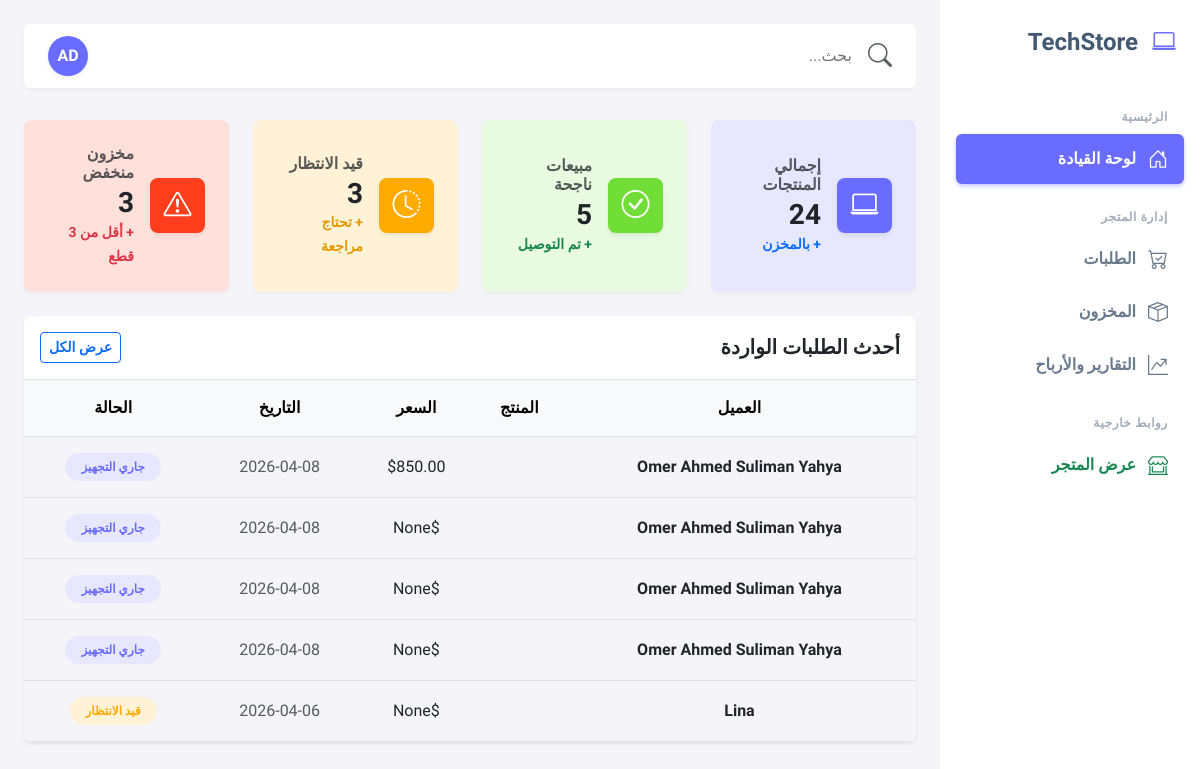
The page /dashboard/ (signed in) on the database its author committed.
### products/models.py (models this page shows, shortened)
class Order(models.Model):
    class Status(models.TextChoices):
        Pending='PENDING',"Pending"
        InProgress='INPROGRESS','In Progress'
        Completed='COMPLETED','Completed'
        Cancelled='CANCELLED','Cancelled'
    name=models.CharField(max_length=255)
    phone=PhoneNumberField()
    date_order=models.DateTimeField(auto_now_add=True)
    status=models.CharField(choices=Status.choices,default=Status.InProgress)
    address=models.CharField(max_length=255,blank=True,null=True)
    grand_total=models.DecimalField(max_digits=10,decimal_places=2,blank=True,null=True)

### products/views.py (the view)
# urls.py: path("dashboard/",GetDashboard,name='dashboard'),
@staff_member_required
def GetDashboard(request):
    pending_orders=Order.objects.filter(status='PENDING').count()
    total_products=Product.objects.count()
    completed_orders=Order.objects.filter(status='COMPLETED').count()
    low_stock=Product.objects.filter(stock__lt=3).count()
    latest_orders=Order.objects.filter(status__in=['PENDING', 'INPROGRESS']).order_by("-date_order")[:5]
    stats = {
    "pending_orders": pending_orders,
    "total_products": total_products,
    "completed_orders": completed_orders,
    "low_stock": low_stock,
    "latest_orders":latest_orders
}
    return render(request,'products/dashboard_home.html',stats)

### products/context_processors.py (called while the page is built)
def store_settings_context(request):
    setting_object = cache.get_or_set(
        'site_settings_cache',          # اسم الورقة الصغيرة (مفتاح الكاش)
        StoreSetting.objects.first(),   # من أين نجلب البيانات لو الورقة فارغة؟
        timeout=60 * 60 * 24            # مدة الاحتفاظ بالورقة بالثواني (هنا 24 ساعة)
    )
    return {'site_settings': setting_object}

### templates/products/dashboard_home.html
{% extends 'dashboard_base.html' %}
{% block dashboard_content %}
<div class="row g-4 mb-4">
    <div class="col-sm-6 col-xl-3">
        <div class="card h-100 bg-pale-primary">
            <div class="card-body d-flex align-items-center gap-3 p-4">
                <div class="d-flex justify-content-center align-items-center rounded-3 text-white shadow-sm" style="min-width: 55px; height: 55px; background-color: #696cff;">
                    <i class="bi bi-laptop fs-3"></i>
                </div>
                <div>
                    <h6 class="text-muted mb-1 fw-bold">إجمالي المنتجات</h6>
                    <h3 class="fw-bolder mb-0 text-dark">{{ total_products|default:"0" }}</h3>
                    <small class="text-primary fw-bold">+ بالمخزن</small>
                </div>
            </div>
        </div>
    </div>
    <div class="col-sm-6 col-xl-3">
        <div class="card h-100 bg-pale-success">
            <div class="card-body d-flex align-items-center gap-3 p-4">
                <div class="d-flex justify-content-center align-items-center rounded-3 text-white shadow-sm" style="min-width: 55px; height: 55px; background-color: #71dd37;">
                    <i class="bi bi-check-circle fs-3"></i>
                </div>
                <div>
                    <h6 class="text-muted mb-1 fw-bold">مبيعات ناجحة</h6>
                    <h3 class="fw-bolder mb-0 text-dark">{{ completed_orders|default:"0" }}</h3>
                    <small class="text-success fw-bold">+ تم التوصيل</small>
                </div>
            </div>
        </div>
    </div>
    <div class="col-sm-6 col-xl-3">
        <div class="card h-100 bg-pale-warning">
            <div class="card-body d-flex align-items-center gap-3 p-4">
                <div class="d-flex justify-content-center align-items-center rounded-3 text-white shadow-sm" style="min-width: 55px; height: 55px; background-color: #ffab00;">
                    <i class="bi bi-clock-history fs-3"></i>
                </div>
                <div>
                    <h6 class="text-muted mb-1 fw-bold">قيد الانتظار</h6>
                    <h3 class="fw-bolder mb-0 text-dark">{{ pending_orders|default:"0" }}</h3>
                    <small class="text-warning fw-bold" style="color: #e69a00 !important;">+ تحتاج مراجعة</small>
                </div>
            </div>
        </div>
    </div>
    <div class="col-sm-6 col-xl-3">
        <div class="card h-100 bg-pale-danger">
            <div class="card-body d-flex align-items-center gap-3 p-4">
                <div class="d-flex justify-content-center align-items-center rounded-3 text-white shadow-sm" style="min-width: 55px; height: 55px; background-color: #ff3e1d;">
                    <i class="bi bi-exclamation-triangle fs-3"></i>
                </div>
                <div>
                    <h6 class="text-muted mb-1 fw-bold">مخزون منخفض</h6>
                    <h3 class="fw-bolder mb-0 text-dark">{{ low_stock|default:"0" }}</h3>
                    <small class="text-danger fw-bold">+ أقل من 3 قطع</small>
                </div>
            </div>
        </div>
    </div>
</div>
<div class="row">
    <div class="col-12">
        <div class="card overflow-hidden border-0 shadow-sm">
            <div class="card-header bg-white py-3 d-flex justify-content-between align-items-center border-bottom">
                <h5 class="mb-0 fw-bold text-dark">أحدث الطلبات الواردة</h5>
                <a href="{% url 'dashboard_orders' %}" class="btn btn-sm btn-outline-primary fw-bold">عرض الكل</a>
            </div>
            <div class="table-responsive">
                <table class="table table-hover align-middle mb-0 text-center">
                    <thead class="table-light text-muted">
                        <tr>
                            <th class="py-3">العميل</th>
                            <th class="py-3">المنتج</th>
                            <th class="py-3">السعر</th>
                            <th class="py-3">التاريخ</th>
                            <th class="py-3">الحالة</th>
                        </tr>
                    </thead>
                    <tbody class="border-top-0">
                        {% for order in latest_orders %}
                        <tr>
                            <td class="fw-bold py-3 text-dark">{{ order.name }}</td>
                            <td class="py-3 text-muted">{{ order.product.name }}</td>
                            <td>${{ order.grand_total }}</td>
                            <td class="py-3 text-muted">{{ order.date_order|date:"Y-m-d" }}</td>
                            <td class="py-3">
                                {% if order.status == 'PENDING' %}
                                    <span class="badge bg-label-warning rounded-pill px-3 py-2" style="background-color: #fff2d6; color: #ffab00;">قيد الانتظار</span>
                                {% else %}
                                    <span class="badge bg-label-info rounded-pill px-3 py-2" style="background-color: #e7e7ff; color: #696cff;">جاري التجهيز</span>
                                {% endif %}
                            </td>
                        </tr>
                        {% empty %}
                        <tr>
                            <td colspan="5" class="py-5 text-muted fw-bold">لا توجد طلبات جديدة حالياً.</td>
                        </tr>
                        {% endfor %}
                    </tbody>
                </table>
            </div>
        </div>
    </div>
</div>
{% endblock %}

### templates/dashboard_base.html (style rules this page uses)
:root { --bs-primary: #696cff; --bs-success: #71dd37; --bs-warning: #ffab00; --bs-danger: #ff3e1d; --bs-body-bg: #f5f5f9; --bs-text-color: #566a7f; --bs-heading-color: #435971; --bs-card-shadow: 0 0.125rem 0.25rem rgba(161, 172, 184, 0.12); }
body { font-family: 'Cairo', sans-serif; background-color: var(--bs-body-bg); color: var(--bs-text-color); overflow-x: hidden; }
.card { border: 0; box-shadow: var(--bs-card-shadow); border-radius: 0.5rem; }
.bg-pale-danger { background-color: #ffe0db !important; }
.bg-pale-success { background-color: #e8fadf !important; }
.bg-pale-primary { background-color: #e7e7ff !important; }
.bg-pale-warning { background-color: #fff2d6 !important; }

### rows shown on the page
Order: name "Omer Ahmed Suliman Yahya", grand_total "850.00", date_order "2026-04-08", status "جاري التجهيز"
Order: name "Omer Ahmed Suliman Yahya", grand_total "None", date_order "2026-04-08", status "جاري التجهيز"
Order: name "Omer Ahmed Suliman Yahya", grand_total "None", date_order "2026-04-08", status "جاري التجهيز"
Order: name "Omer Ahmed Suliman Yahya", grand_total "None", date_order "2026-04-08", status "جاري التجهيز"
Order: name "Lina", grand_total "None", date_order "2026-04-06", status "قيد الانتظار"

### other values the page prints
{{ total_products|default:"0" }} "24"
{{ completed_orders|default:"0" }} "5"
{{ pending_orders|default:"0" }} "3"
{{ low_stock|default:"0" }} "3"
